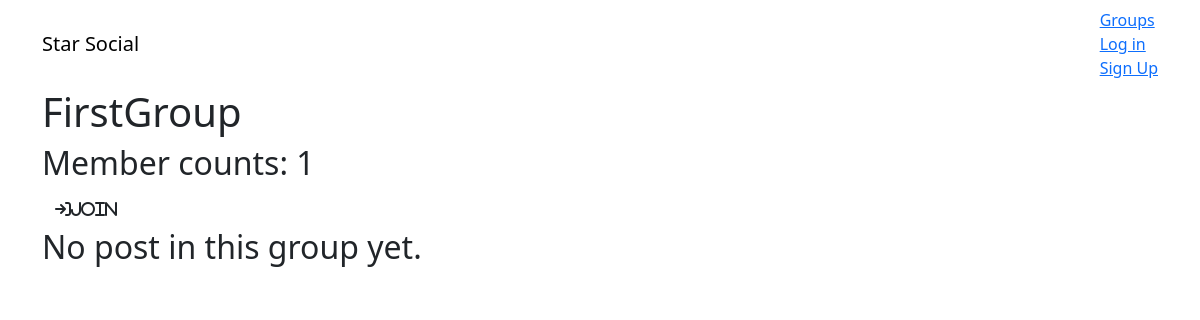
Before: /group/posts/in/firstgroup with the older database file.
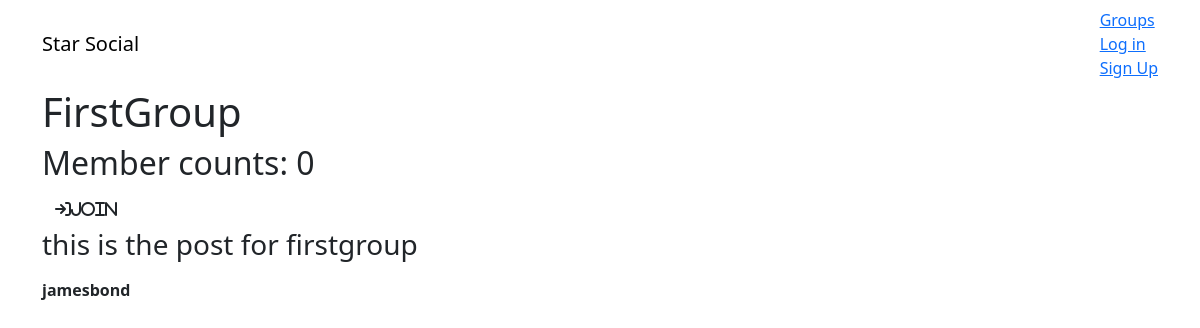
After: the same page with the newer database file.
### group/models.py (models this page shows, shortened)
class Group(models.Model):
    name = models.CharField(max_length=255, unique=True)
    slug = models.SlugField(allow_unicode=True, unique=True)
    description = models.TextField(blank=True, default="")
    description_html = models.TextField(editable=False, default="", blank=True)
    members = models.ManyToManyField(User, through="GroupMember")
    class Meta:
        ordering = ["name"]

### posts/models.py (models this page shows, shortened)
class Post(models.Model):
    user = models.ForeignKey(User, related_name="posts", on_delete=models.CASCADE)
    created_at = models.DateTimeField(auto_now=True)
    message = models.TextField()
    message_html = models.TextField(editable=False)
    group = models.ForeignKey(Group, related_name="posts", null=True, blank=True, on_delete=models.PROTECT)
    class Meta:
        ordering = ["-created_at"]
        unique_together = ["user", "message" ]

### group/views.py (the view)
# urls.py: path('posts/in/<slug:slug>', views.SingleGroup.as_view(), name="single"),
class SingleGroup(generic.DetailView):
    model = Group

### group/templates/group/group_detail.html
{% extends "group/group_base.html" %}
{% block pregroup %}
  <h1>{{ group.name }}</h1>
  <h2>Member counts: {{ group.members.count }}</h2>
  <div class="content">
    {% if user in group.members.all %}
      <a href="{% url 'group:leave' slug=group.slug %}" class="btn btn-lg btn-fill warning"><i class="fa-solid fa-arrow-right-from-bracket">Leave</i></a>
    {% else %}
      <a href="{% url 'group:join' slug=group.slug %}" class="btn btn-large btn-fill warning"><i class="fa-solid fa-arrow-right-to-bracket">Join</i></a>
    {% endif %}
  </div>
{% endblock %}
{% block group_content %}
  <div class="col-md-8">
    {% if group.posts.count == 0 %}
      <h2>No post in this group yet.</h2>
    {% else %}
      {% for post in group.posts.all %}
        {% include "posts/_post.html" %}
      {% endfor %}
    {% endif %}
  </div>
{% endblock group_content %}

### posts/templates/posts/_post.html (shortened to what this page needs)
<div class="post media">
  <h3>{{ post.message_html|safe }}</h3>
  <div class="media-body">
    <strong>{{ post.user.username }}</strong>
  </div>
</div>

Changed rows visible on the page:
computed for Group "FirstGroup": members.count "1" → "0"
added Post: message_html "this is the post for firstgroup", user.username "jamesbond"
Other visible differences:
text no longer shown: "No post in this group yet."
